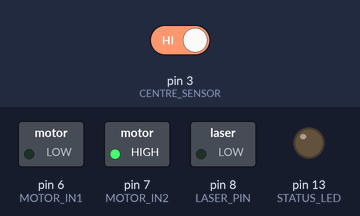
Bench run of a sketch on a simulated Arduino Nano, built with avr-gcc and run on an emulated ATmega328P. On the bench: switched loads named in the sketch (green lamp = pin HIGH), output pins drawn as LEDs (lit = HIGH). The inputs (shaded band) are chosen by the test bench; at power-on: pin 3 (CENTRE_SENSOR) HIGH.

Above: at 6.2 s.
6.3 s: pin 3 (CENTRE_SENSOR) driven LOW
At 7.3 s:
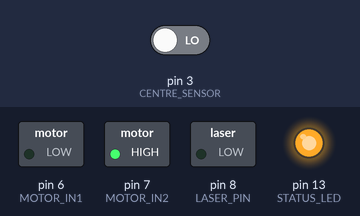
7.8 s: pin 3 (CENTRE_SENSOR) driven HIGH
At 9.1 s:
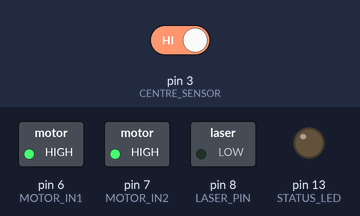
Timing chart, 0 to 10.8 s (numbered marks = the images above; inputs shaded):
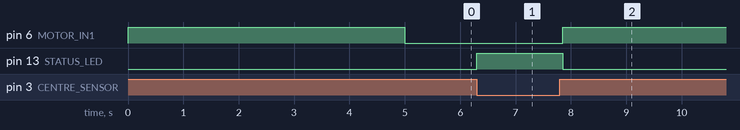

The sketch:

Test2IRSLit.ino
```cpp
/*
  MQ SENTINEL - TEST 2A
  FINE SENSOR ANGULAR ACCURACY
  NON-DECODING VERSION

  Board: Arduino Nano

  CENTRE IR: D3
  MOTOR IN1: D6
  MOTOR IN2: D7
  LASER: D8 (OFF)
  STATUS LED: D13

  LED ON  = IR detection window entered
  LED OFF = Detection window exited

  Motor stops after exiting the detection window.

  No USB connection or Serial Monitor required.
*/

// ============================================================
// PIN DEFINITIONS
// ============================================================

const byte CENTRE_SENSOR = 3;

const byte MOTOR_IN1 = 6;
const byte MOTOR_IN2 = 7;

const byte LASER_PIN = 8;

const byte STATUS_LED = LED_BUILTIN;

// ============================================================
// SETTINGS
// ============================================================

const bool REVERSE_MOTOR = false;

// Time to prepare the overhead camera.
const unsigned long START_DELAY_MS = 5000;

// Maximum time without LOW before confirming signal loss.
// Tune according to the actual beacon signal.
const unsigned long SIGNAL_LOSS_MS = 50;

// ============================================================
// TEST STATES
// ============================================================

enum TestState {
  STARTUP,
  SEARCHING,
  DETECTING,
  COMPLETE
};

TestState state = STARTUP;

// Time of most recent LOW reading.
unsigned long lastDetectionTime = 0;

// ============================================================
// MOTOR CONTROL
// ============================================================

void motorLeft() {

  if (!REVERSE_MOTOR) {

    digitalWrite(MOTOR_IN1, LOW);
    digitalWrite(MOTOR_IN2, HIGH);

  } else {

    digitalWrite(MOTOR_IN1, HIGH);
    digitalWrite(MOTOR_IN2, LOW);

  }
}

void motorBrake() {

  // Preserve original braking command.
  // Verify HIGH/HIGH is braking on your driver.

  digitalWrite(MOTOR_IN1, HIGH);
  digitalWrite(MOTOR_IN2, HIGH);
}

// ============================================================
// SETUP
// ============================================================

void setup() {

  pinMode(CENTRE_SENSOR, INPUT);

  pinMode(MOTOR_IN1, OUTPUT);
  pinMode(MOTOR_IN2, OUTPUT);

  pinMode(LASER_PIN, OUTPUT);

  pinMode(STATUS_LED, OUTPUT);

  // Keep laser disabled.
  digitalWrite(LASER_PIN, LOW);

  // Detection LED initially OFF.
  digitalWrite(STATUS_LED, LOW);

  // Keep motor stationary during startup.
  motorBrake();

  // Allow time for camera preparation.
  delay(START_DELAY_MS);

  // Only start outside the detection window.
  // If already detecting, stay stopped until
  // the Sentinel is repositioned and reset.

  if (digitalRead(CENTRE_SENSOR) == LOW) {

    state = COMPLETE;
    return;
  }

  // Begin searching.
  state = SEARCHING;

  motorLeft();
}

// ============================================================
// MAIN LOOP
// ============================================================

void loop() {

  // Test finished. Keep motor stopped.
  if (state == COMPLETE) {
    return;
  }

  unsigned long now = millis();

  byte sensorState = digitalRead(CENTRE_SENSOR);

  // ==========================================================
  // SEARCHING FOR DETECTION WINDOW ENTRY
  // ==========================================================

  if (state == SEARCHING) {

    // HIGH -> LOW: First detection.

    if (sensorState == LOW) {

      lastDetectionTime = now;

      // Visual marker for entry angle.
      digitalWrite(STATUS_LED, HIGH);

      // Continue rotating through the window.
      state = DETECTING;
    }

    return;
  }

  // ==========================================================
  // INSIDE DETECTION WINDOW
  // ==========================================================

  if (state == DETECTING) {

    // Refresh detection time whenever LOW is observed.

    if (sensorState == LOW) {

      lastDetectionTime = now;

      return;
    }

    // HIGH: Check whether signal loss is sustained.

    if (now - lastDetectionTime >= SIGNAL_LOSS_MS) {

      // Confirmed exit: brake before changing LED.
      motorBrake();

      // Visual marker for exit angle.
      digitalWrite(STATUS_LED, LOW);

      // Prevent automatic restart.
      state = COMPLETE;
    }
  }
}
```

Measured:
- after the input at 6.3 s, pin 13 (STATUS_LED): LOW → HIGH at once
- after the input at 7.8 s, pin 6 (MOTOR_IN1): LOW → HIGH after 0.05 s; pin 13 (STATUS_LED): HIGH → LOW after 0.05 s
